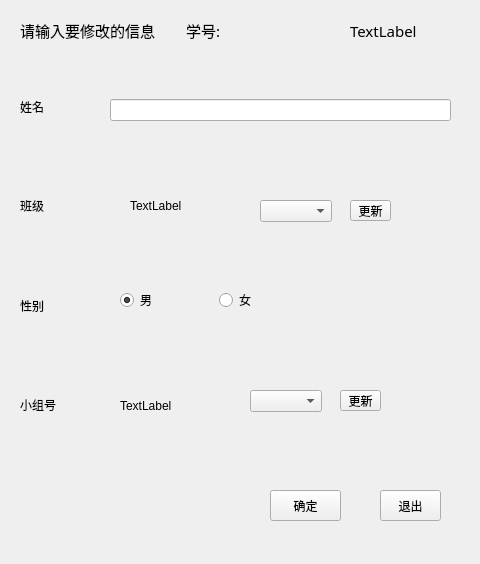
<?xml version="1.0" encoding="UTF-8"?>
<ui version="4.0">
 <class>ChangeDialog</class>
 <widget class="QDialog" name="ChangeDialog">
  <property name="geometry">
   <rect>
    <x>0</x>
    <y>0</y>
    <width>480</width>
    <height>564</height>
   </rect>
  </property>
  <property name="windowTitle">
   <string>修改学生信息</string>
  </property>
  <widget class="QToolButton" name="logout">
   <property name="geometry">
    <rect>
     <x>380</x>
     <y>490</y>
     <width>61</width>
     <height>31</height>
    </rect>
   </property>
   <property name="text">
    <string>退出</string>
   </property>
  </widget>
  <widget class="QComboBox" name="groupId">
   <property name="geometry">
    <rect>
     <x>250</x>
     <y>390</y>
     <width>72</width>
     <height>22</height>
    </rect>
   </property>
  </widget>
  <widget class="QToolButton" name="ok">
   <property name="geometry">
    <rect>
     <x>270</x>
     <y>490</y>
     <width>71</width>
     <height>31</height>
    </rect>
   </property>
   <property name="text">
    <string>确定</string>
   </property>
  </widget>
  <widget class="QWidget" name="verticalLayoutWidget_2">
   <property name="geometry">
    <rect>
     <x>110</x>
     <y>70</y>
     <width>341</width>
     <height>81</height>
    </rect>
   </property>
   <layout class="QVBoxLayout" name="verticalLayout_2">
    <item>
     <widget class="QLineEdit" name="stuName"/>
    </item>
   </layout>
  </widget>
  <widget class="QWidget" name="verticalLayoutWidget">
   <property name="geometry">
    <rect>
     <x>20</x>
     <y>60</y>
     <width>61</width>
     <height>391</height>
    </rect>
   </property>
   <layout class="QVBoxLayout" name="verticalLayout">
    <item>
     <widget class="QLabel" name="label_3">
      <property name="font">
       <font>
        <family>微软雅黑</family>
       </font>
      </property>
      <property name="text">
       <string>姓名</string>
      </property>
     </widget>
    </item>
    <item>
     <widget class="QLabel" name="label">
      <property name="font">
       <font>
        <family>微软雅黑</family>
       </font>
      </property>
      <property name="text">
       <string>班级</string>
      </property>
     </widget>
    </item>
    <item>
     <widget class="QLabel" name="label_2">
      <property name="font">
       <font>
        <family>微软雅黑</family>
       </font>
      </property>
      <property name="text">
       <string>性别</string>
      </property>
     </widget>
    </item>
    <item>
     <widget class="QLabel" name="label_5">
      <property name="font">
       <font>
        <family>微软雅黑</family>
       </font>
      </property>
      <property name="text">
       <string>小组号</string>
      </property>
     </widget>
    </item>
   </layout>
  </widget>
  <widget class="QWidget" name="horizontalLayoutWidget">
   <property name="geometry">
    <rect>
     <x>120</x>
     <y>280</y>
     <width>191</width>
     <height>41</height>
    </rect>
   </property>
   <layout class="QHBoxLayout" name="horizontalLayout_2">
    <item>
     <widget class="QRadioButton" name="sex_men">
      <property name="text">
       <string>男</string>
      </property>
      <property name="checked">
       <bool>true</bool>
      </property>
     </widget>
    </item>
    <item>
     <widget class="QRadioButton" name="sex_woman">
      <property name="text">
       <string>女</string>
      </property>
     </widget>
    </item>
   </layout>
  </widget>
  <widget class="QLabel" name="label_6">
   <property name="geometry">
    <rect>
     <x>20</x>
     <y>10</y>
     <width>331</width>
     <height>41</height>
    </rect>
   </property>
   <property name="font">
    <font>
     <family>微软雅黑</family>
     <pointsize>11</pointsize>
    </font>
   </property>
   <property name="text">
    <string>请输入要修改的信息        学号:</string>
   </property>
  </widget>
  <widget class="QLabel" name="groupLab">
   <property name="geometry">
    <rect>
     <x>120</x>
     <y>390</y>
     <width>61</width>
     <height>31</height>
    </rect>
   </property>
   <property name="text">
    <string>TextLabel</string>
   </property>
  </widget>
  <widget class="QComboBox" name="classId">
   <property name="geometry">
    <rect>
     <x>260</x>
     <y>200</y>
     <width>72</width>
     <height>22</height>
    </rect>
   </property>
  </widget>
  <widget class="QLabel" name="classLab">
   <property name="geometry">
    <rect>
     <x>130</x>
     <y>190</y>
     <width>61</width>
     <height>31</height>
    </rect>
   </property>
   <property name="text">
    <string>TextLabel</string>
   </property>
  </widget>
  <widget class="QToolButton" name="upClass">
   <property name="geometry">
    <rect>
     <x>350</x>
     <y>200</y>
     <width>41</width>
     <height>21</height>
    </rect>
   </property>
   <property name="text">
    <string>更新</string>
   </property>
  </widget>
  <widget class="QToolButton" name="upGrp">
   <property name="geometry">
    <rect>
     <x>340</x>
     <y>390</y>
     <width>41</width>
     <height>21</height>
    </rect>
   </property>
   <property name="text">
    <string>更新</string>
   </property>
  </widget>
  <widget class="QLabel" name="stuid">
   <property name="geometry">
    <rect>
     <x>350</x>
     <y>10</y>
     <width>111</width>
     <height>41</height>
    </rect>
   </property>
   <property name="font">
    <font>
     <family>微软雅黑</family>
     <pointsize>11</pointsize>
    </font>
   </property>
   <property name="text">
    <string>TextLabel</string>
   </property>
  </widget>
 </widget>
 <resources/>
 <connections>
  <connection>
   <sender>logout</sender>
   <signal>clicked()</signal>
   <receiver>ChangeDialog</receiver>
   <slot>close()</slot>
   <hints>
    <hint type="sourcelabel">
     <x>410</x>
     <y>505</y>
    </hint>
    <hint type="destinationlabel">
     <x>239</x>
     <y>281</y>
    </hint>
   </hints>
  </connection>
 </connections>
</ui>
